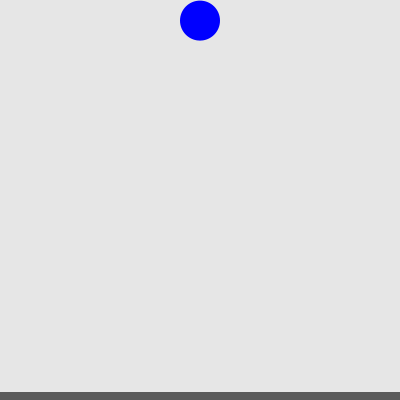
Frame 1 (no input)
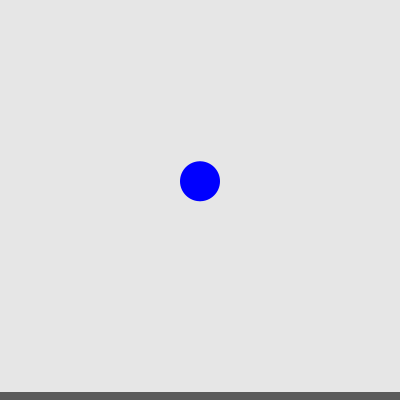
Frame 60 (the mouse pressed at the canvas centre just before this capture)
Frame 120 (the mouse held since frame 60 and released just before this capture): identical to frame 60, image omitted

The Processing sketch that drew these frames (run headless with seeded random() and noise(); from frame 60 on, the mouse is pressed at the canvas centre):

// Processing sketch: ball_bounce
// ── ball_bounce.pde
// ============================================================
//  สาธิตฟิสิกส์: ลูกบอลตกจากที่สูงแล้วเด้งกลับ (Falling & Bouncing Ball)
//  เขียนด้วย Processing (Java mode)
//  แปลงมาจากเวอร์ชัน Processing python-mode (ball_bounce_p5py.py)
// ============================================================

// ---------- ค่าตั้งต้นของลูกบอล (ตัวแปรสถานะ) ----------
float diameter = 40;           // เส้นผ่านศูนย์กลางลูกบอล (พิกเซล)
float x = 200;                 // ตำแหน่งแนวนอน (คงที่ ไม่ขยับ)
final float INITIAL_Y = 20;    // ตำแหน่งแนวตั้ง "เริ่มต้น" เก็บไว้ใช้ตอนรีสตาร์ท
float y = INITIAL_Y;           // ตำแหน่งแนวตั้งปัจจุบัน (จุดที่ปล่อยลูกบอล)
float vy = 0;                  // ความเร็วในแนวดิ่ง (pixel/frame) เริ่มต้น = หยุดนิ่ง

// ---------- ค่าคงที่ทางฟิสิกส์ ----------
float gravity = 0.6;           // ความเร่งเนื่องจากแรงโน้มถ่วง (ยิ่งมาก ยิ่งตกไว)
float restitution = 0.75;      // สัมประสิทธิ์การเด้งกลับ (0-1)
                               //   1.0 = เด้งกลับสูงเท่าเดิมตลอด (ไม่มีจริง)
                               //   0.0 = ตกถึงพื้นแล้วหยุดทันที ไม่เด้ง
                               //   ค่ายิ่งน้อย พลังงานยิ่งหายไปเร็ว ลูกบอลจะเด้งเตี้ยลงเรื่อยๆ


void setup() {
  size(400, 400);
}


void draw() {
  background(230);

  // ----- ขั้นที่ 1: ปรับความเร็วตามแรงโน้มถ่วง (v = v + g) -----
  vy = vy + gravity;

  // ----- ขั้นที่ 2: ปรับตำแหน่งตามความเร็ว (y = y + v) -----
  y = y + vy;

  // ----- ขั้นที่ 3: ตรวจสอบว่าลูกบอลชนพื้นหรือยัง -----
  float floorY = height - diameter / 2;   // ตำแหน่งพื้น (นับที่จุดศูนย์กลางลูกบอล)

  if (y > floorY) {
    y = floorY;                  // ดันลูกบอลกลับมาแตะพื้นพอดี (กันจมพื้น)
    vy = vy * -restitution;      // กลับทิศทางความเร็ว และลดขนาดลง (สูญเสียพลังงาน)

    // ถ้าความเร็วเด้งกลับน้อยมากแล้ว ให้ถือว่าลูกบอลหยุดสนิท
    // (ป้องกันการสั่นค้างไปเรื่อยๆ แบบไม่มีที่สิ้นสุด)
    if (abs(vy) < 1) {
      vy = 0;
    }
  }

  // ----- วาดพื้น -----
  fill(90);
  noStroke();
  rect(0, height - 8, width, 8);

  // ----- วาดลูกบอล -----
  fill(0, 0, 255);
  ellipse(x, y, diameter, diameter);
}


// ============================================================
//  รีสตาร์ทการจำลอง: กดเมาส์ หรือ กดปุ่มใดก็ได้บนคีย์บอร์ด
// ============================================================
void resetBall() {
  y = INITIAL_Y;   // ดึงลูกบอลกลับไปจุดเริ่มต้นด้านบน
  vy = 0;          // ความเร็วกลับเป็นศูนย์ (เริ่มตกใหม่)
}


void mousePressed() {
  resetBall();
}


void keyPressed() {
  resetBall();
}
